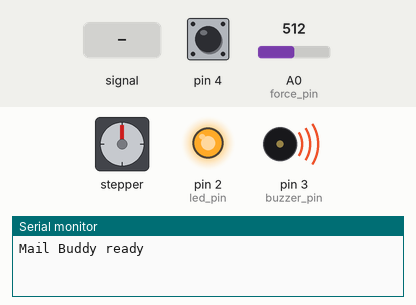
Recording of a sketch running on a simulated Arduino Uno, built with avr-gcc and run on an emulated ATmega328P. Shown: stepper motor, output pins drawn as LEDs (lit = HIGH), buzzer (waves = sounding), the last lines printed to the serial monitor. The test bench sets the inputs (shaded band); at power-on: pin 4 HIGH, A0 (force_pin) = 512. Stepper angles assume 4096 steps per turn.

Above: at 1.2 s.
1.3 s: pin 4 pulled LOW for 0.15 s
At 3.02 s:
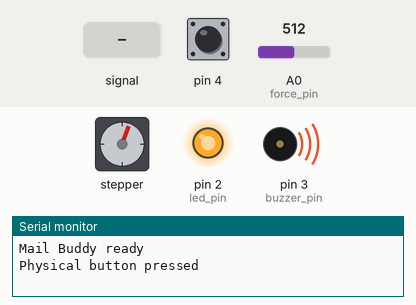
4.3 s: A0 (force_pin) set to 7
7.3 s: A0 (force_pin) set to 4
At 7.55 s:
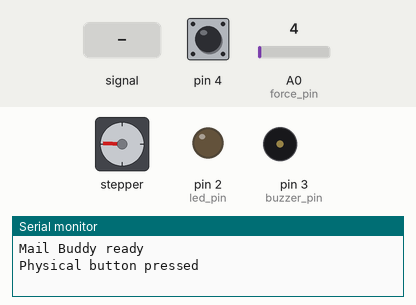
10.3 s: A0 (force_pin) set to 122
At 10.56 s:
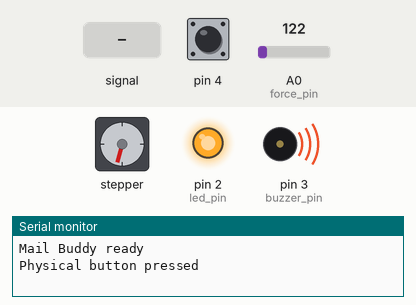
13.3 s: A0 (force_pin) fed a 200 Hz sine of ±81 counts around its level
16.3 s: A0 (force_pin) set to 0
At 18.2 s:
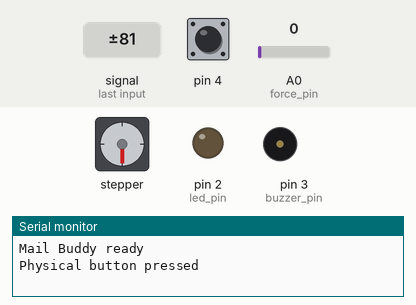
Timing chart, 0 to 19.7 s (numbered marks = the images above; inputs shaded):
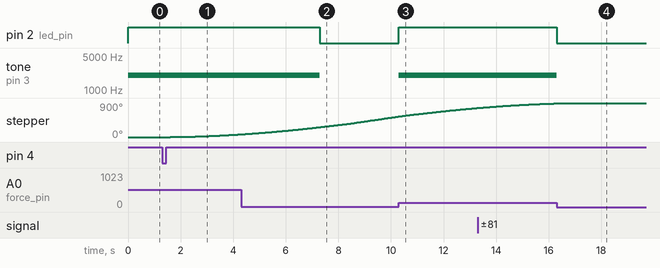

The sketch:

main.ino
```cpp
#include <AccelStepper.h>
#include <IRremote.h>


//-------------------------------
// Pins and settings
//-------------------------------

const int ir_receive_pin = 10;
const int force_pin = A0;
const int led_pin = 2;
const int buzzer_pin = 3;

const int force_threshold = 5;
const int door_degs = 900;
unsigned long last_remote_press = 0;
const unsigned long remote_delay = 500;

// Remote button command
const byte DOOR_REMOTE_COMMAND = 0x18;


//---------------------------------


class SpoolAssembly {
  private:
    static const int STEPS_PER_REV = 4096;

    AccelStepper stepper;
    int displacement = 0;

    int button_pin;

    unsigned long last_change = 0;
    bool last_state = HIGH;
    bool stable_state = HIGH;

    const unsigned long debounce_delay = 50;


  public:

    SpoolAssembly(int in1, int in2, int in3, int in4, int btn_pin)
      : stepper(
          AccelStepper::HALF4WIRE,
          in1,
          in3,
          in2,
          in4
        ),
        button_pin(btn_pin) {

      stepper.setMaxSpeed(3000);
      stepper.setAcceleration(200);

      pinMode(button_pin, INPUT_PULLUP);
    }


    int rotate(int degs) {

      int steps =
        (int)((long)degs * STEPS_PER_REV / 360);

      stepper.move(steps);

      displacement += degs;

      return steps;
    }


    int return_to_zero() {

      return rotate(-displacement);
    }


    int toggle(int degs) {

      if (abs(displacement) > 0) {

        return return_to_zero();

      } else {

        return rotate(degs);
      }
    }


    void run() {

      stepper.run();
    }


    bool button_pressed() {

      bool reading = digitalRead(button_pin);

      if (reading != last_state) {

        last_change = millis();
      }

      last_state = reading;

      bool pressed_edge = false;

      if (
        (millis() - last_change) > debounce_delay &&
        reading != stable_state
      ) {

        stable_state = reading;

        if (reading == LOW) {

          pressed_edge = true;
        }
      }

      return pressed_edge;
    }
};


// Door motor pins: 5, 6, 7, 12
// Physical button: pin 4

SpoolAssembly door(5, 6, 7, 8, 4);


void setup() {

  Serial.begin(9600);

  pinMode(led_pin, OUTPUT);
  pinMode(buzzer_pin, OUTPUT);

  digitalWrite(led_pin, LOW);
  noTone(buzzer_pin);

  IrReceiver.begin(
    ir_receive_pin,
    ENABLE_LED_FEEDBACK
  );

  Serial.println("Mail Buddy ready");
}


void loop() {

  bool mail_detected = detect_mail();


  // -------------------------------
  // MAIL SENSOR
  // -------------------------------

  if (mail_detected) {

    digitalWrite(led_pin, HIGH);

    tone(buzzer_pin, 2000);

  } else {

    digitalWrite(led_pin, LOW);

    noTone(buzzer_pin);
  }


  // -------------------------------
  // PHYSICAL BUTTON
  // -------------------------------

  if (door.button_pressed()) {

    Serial.println("Physical button pressed");

    door.toggle(door_degs);
  }


  // -------------------------------
  // REMOTE BUTTON
  // -------------------------------

  handleDoorRemote();


  // Motor must run every loop
  door.run();
}


//---------------------------------
// Mail detection
//---------------------------------

bool detect_mail() {

  return analogRead(force_pin) > force_threshold;
}


//---------------------------------
// Remote control
//---------------------------------

void handleDoorRemote() {

  if (IrReceiver.decode()) {

    byte command =
      IrReceiver.decodedIRData.command;


    Serial.print("Remote button received: 0x");
    Serial.println(command, HEX);


    if (millis() - last_remote_press > remote_delay) {

      Serial.println("IR button detected!");
      Serial.println("Toggling door motor...");

      door.toggle(door_degs);

      last_remote_press = millis();

    } else {

      Serial.println("Ignoring repeated IR signal");
    }


    IrReceiver.resume();
  }
}
```

Measured:
- the behaviour switches between 6 and 5 on A0 (force_pin) (found by bisection; images 1 and 2)
- after the input at 1.3 s, stepper: keeps turning clockwise at about 27°/s, starting after 0.30 s
- after the input at 7.3 s, pin 2 (led_pin): HIGH → LOW at once; tone on pin 3 (buzzer_pin): 2000 Hz → silent at once
- after the input at 10.3 s, pin 2 (led_pin): LOW → HIGH at once; tone on pin 3 (buzzer_pin): silent → 2000 Hz at once
- after the input at 16.3 s, pin 2 (led_pin): HIGH → LOW at once; tone on pin 3 (buzzer_pin): 2000 Hz → silent at once
